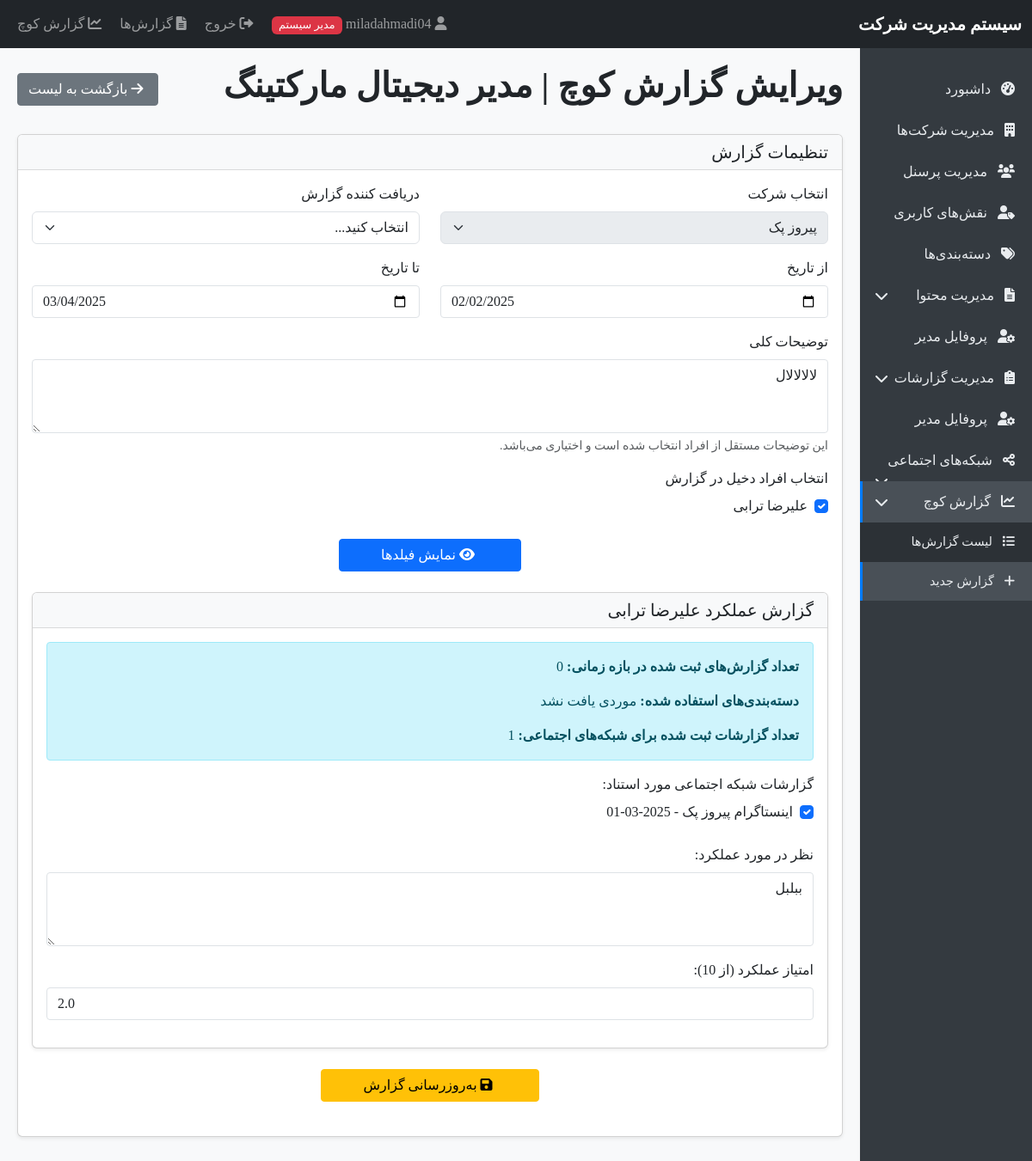
The app's page /coach_report.php?edit=34 (signed in) with its own data.
### tables this page shows
CREATE TABLE `coach_reports` (
  `id` int(11) NOT NULL,
  `coach_id` int(11) NOT NULL,
  `personnel_id` int(11) NOT NULL,
  `receiver_id` int(11) NOT NULL,
  `company_id` int(11) NOT NULL,
  `report_date` date NOT NULL,
  `date_from` date NOT NULL,
  `date_to` date NOT NULL,
  `team_name` varchar(100) DEFAULT NULL,
  `general_comments` text DEFAULT NULL,
  `coach_comment` text DEFAULT NULL,
  `coach_score` decimal(3,1) DEFAULT NULL,
  `statistics_json` longtext DEFAULT NULL CHECK (json_valid(`statistics_json`)),
  `created_at` timestamp NOT NULL DEFAULT current_timestamp()
);

CREATE TABLE `companies` (
  `id` int(11) NOT NULL,
  `name` varchar(100) NOT NULL,
  `is_active` tinyint(1) DEFAULT 1,
  `created_at` timestamp NOT NULL DEFAULT current_timestamp()
);

CREATE TABLE `personnel` (
  `id` int(11) NOT NULL,
  `user_id` int(11) NOT NULL,
  `company_id` int(11) NOT NULL,
  `role_id` int(11) NOT NULL,
  `first_name` varchar(50) NOT NULL,
  `last_name` varchar(50) NOT NULL,
  `gender` enum('male','female') NOT NULL DEFAULT 'male',
  `email` varchar(100) NOT NULL,
  `mobile` varchar(20) NOT NULL,
  `username` varchar(50) NOT NULL,
  `password` varchar(255) NOT NULL,
  `position` varchar(100) DEFAULT NULL,
  `is_active` tinyint(1) DEFAULT 1,
  `created_at` timestamp NOT NULL DEFAULT current_timestamp()
);

CREATE TABLE `monthly_reports` (
  `id` int(11) NOT NULL,
  `page_id` int(11) NOT NULL,
  `creator_id` int(11) DEFAULT NULL,
  `report_date` date NOT NULL,
  `created_at` timestamp NOT NULL DEFAULT current_timestamp()
);

CREATE TABLE `social_pages` (
  `id` int(11) NOT NULL,
  `company_id` int(11) NOT NULL,
  `social_network_id` int(11) NOT NULL,
  `page_name` varchar(100) NOT NULL,
  `page_url` varchar(255) NOT NULL,
  `start_date` date NOT NULL,
  `created_at` timestamp NOT NULL DEFAULT current_timestamp()
);

CREATE TABLE `coach_report_personnel` (
  `id` int(11) NOT NULL,
  `coach_report_id` int(11) NOT NULL,
  `personnel_id` int(11) NOT NULL,
  `coach_comment` text DEFAULT NULL,
  `coach_score` decimal(3,1) DEFAULT NULL,
  `statistics_json` longtext DEFAULT NULL CHECK (json_valid(`statistics_json`)),
  `created_at` timestamp NOT NULL DEFAULT current_timestamp()
);

### coach_report.php (the view, shortened to what the rows shown need)
<?php
require_once 'database.php';
$selectedPersonnel = [];
$dateFrom = isset($_POST['date_from']) ? clean($_POST['date_from']) : date('Y-m-d', strtotime('-30 days'));
$dateTo = isset($_POST['date_to']) ? clean($_POST['date_to']) : date('Y-m-d');
$selectedCompany = isset($_POST['company_id']) ? clean($_POST['company_id']) : '';
$generalComments = isset($_POST['general_comments']) ? clean($_POST['general_comments']) : '';
$isEdit = false;
$editReport = null;
$editId = isset($_GET['edit']) && is_numeric($_GET['edit']) ? (int)$_GET['edit'] : null;
if ($editId) {
    $stmt = $pdo->prepare("SELECT * FROM coach_reports WHERE id = ?");
    $stmt->execute([$editId]);
    $editReport = $stmt->fetch();
    if ($editReport) {
        $isEdit = true;
        $dateFrom = $editReport['date_from'];
        $dateTo = $editReport['date_to'];
        $generalComments = $editReport['general_comments'];
        $stmt = $pdo->prepare("SELECT personnel_id FROM coach_report_personnel WHERE coach_report_id = ?");
        $stmt->execute([$editId]);
        $selectedPersonnel = $stmt->fetchAll(PDO::FETCH_COLUMN);
        $stmt = $pdo->prepare("SELECT social_report_id FROM coach_report_social_reports WHERE coach_report_id = ?");
        $stmt->execute([$editId]);
        $linkedReports = $stmt->fetchAll(PDO::FETCH_COLUMN);
        $personnelData = [];
        foreach ($selectedPersonnel as $personnelId) {
            $stmt = $pdo->prepare("SELECT coach_comment, coach_score FROM coach_report_personnel WHERE coach_report_id = ? AND personnel_id = ?");
            $stmt->execute([$editId, $personnelId]);
            $data = $stmt->fetch();
            if ($data) {
                $personnelData[$personnelId] = [
                    'coach_comment' => $data['coach_comment'],
                    'coach_score' => $data['coach_score']
                ];
            } else if ($personnelId == $editReport['personnel_id']) {
                $personnelData[$personnelId] = [
                    'coach_comment' => $editReport['coach_comment'],
                    'coach_score' => $editReport['coach_score']
                ];
            }
        }
    }
}
if (isAdmin() || (isset($_SESSION['username']) && $_SESSION['username'] == 'میلاد احمدی')) {
    if (!$isEdit) {
        $stmt = $pdo->query("SELECT id FROM companies LIMIT 1");
        $company = $stmt->fetch();
        $_SESSION['company_id'] = $company['id'];
        if ($selectedCompany) {
            $_SESSION['company_id'] = $selectedCompany;
        }
    } else {
        $selectedCompany = $editReport['company_id'];
    }
} else {
    $stmt = $pdo->prepare("SELECT company_id FROM personnel WHERE id = ?");
    $stmt->execute([$_SESSION['user_id']]);
    $user = $stmt->fetch();
    $_SESSION['company_id'] = $user['company_id'];
    $selectedCompany = $user['company_id'];
}
$stmt = $pdo->query("SELECT id, name FROM companies WHERE is_active = 1 ORDER BY name");
$companies = $stmt->fetchAll();
if (!empty($selectedCompany)) {
    $stmt = $pdo->prepare("SELECT p.*, CONCAT(p.first_name, ' ', p.last_name) as full_title
                        FROM personnel p
                        WHERE p.company_id = ? AND p.is_active = 1
                        ORDER BY p.first_name, p.last_name");
    $stmt->execute([$selectedCompany]);
    $personnel = $stmt->fetchAll();
} else {
    $personnel = [];
}
include 'header.php';
?>
<div class="d-flex justify-content-between align-items-center mb-4">
    <h1><?php echo $isEdit ? 'ویرایش گزارش کوچ | مدیر دیجیتال مارکتینگ' : 'گزارش کوچ | مدیر دیجیتال مارکتینگ'; ?></h1>
</div>
<div class="card">
    <div class="card-body">
        <form method="POST" action="">
            <div class="row mb-3">
                <div class="col-md-6">
                    <label for="company_id" class="form-label">انتخاب شرکت</label>
                    <select class="form-select" id="company_id" name="company_id" required onchange="updateReceivers(); this.form.submit();" <?php echo $isEdit ? 'disabled' : ''; ?>>
                        <?php foreach ($companies as $company): ?>
                            <option value="<?php echo $company['id']; ?>" <?php echo ($selectedCompany == $company['id']) ? 'selected' : ''; ?>>
                                <?php echo $company['name']; ?>
                            </option>
                        <?php endforeach; ?>
                    </select>
                </div>
            </div>
            <div class="row mb-3">
                <div class="col-md-6">
                    <label for="date_from" class="form-label">از تاریخ</label>
                    <input type="date" class="form-control" id="date_from" name="date_from" value="<?php echo $dateFrom; ?>" required>
                </div>
                <div class="col-md-6">
                    <label for="date_to" class="form-label">تا تاریخ</label>
                    <input type="date" class="form-control" id="date_to" name="date_to" value="<?php echo $dateTo; ?>" required>
                </div>
            </div>
            <div class="mb-3">
                <label for="general_comments" class="form-label">توضیحات کلی</label>
                <textarea class="form-control" id="general_comments" name="general_comments" rows="3"><?php echo $generalComments; ?></textarea>
                <div class="form-text">این توضیحات مستقل از افراد انتخاب شده است و اختیاری می‌باشد.</div>
            </div>
            <div class="mb-3">
                <div class="row">
                    <?php if (empty($personnel)): ?>
                        <div class="col-12">
                            <div class="alert alert-info">
                                ابتدا شرکت را انتخاب کنید تا لیست افراد نمایش داده شود.
                            </div>
                        </div>
                    <?php else: ?>
                        <?php foreach ($personnel as $person): ?>
                            <div class="col-md-4 mb-2">
                                <div class="form-check">
                                    <input class="form-check-input" type="checkbox" name="personnel[]"
                                        value="<?php echo $person['id']; ?>"
                                        id="person_<?php echo $person['id']; ?>"
                                        <?php echo in_array($person['id'], $selectedPersonnel) ? 'checked' : ''; ?>>
                                    <label class="form-check-label" for="person_<?php echo $person['id']; ?>">
                                        <?php echo $person['full_title']; ?>
                                    </label>
                                </div>
                            </div>
                        <?php endforeach; ?>
                    <?php endif; ?>
                </div>
            </div>
            <?php if (!empty($selectedPersonnel)): ?>
                <?php foreach ($selectedPersonnel as $personnelId): ?>
                    <?php
                        $stmt = $pdo->prepare("SELECT p.*, CONCAT(p.first_name, ' ', p.last_name) as full_title
                                             FROM personnel p WHERE p.id = ?");
                        $stmt->execute([$personnelId]);
                        $person = $stmt->fetch();
                        $stmt = $pdo->prepare("SELECT COUNT(*) as report_count FROM reports
                                             WHERE personnel_id = ? AND report_date BETWEEN ? AND ?");
                        $stmt->execute([$personnelId, $dateFrom, $dateTo]);
                        $reportCount = $stmt->fetch()['report_count'];
                        $stmt = $pdo->prepare("SELECT DISTINCT c.name
                                             FROM categories c
                                             JOIN report_item_categories ric ON c.id = ric.category_id
                                             JOIN report_items ri ON ric.item_id = ri.id
                                             JOIN reports r ON ri.report_id = r.id
                                             WHERE r.personnel_id = ? AND r.report_date BETWEEN ? AND ?");
                        $stmt->execute([$personnelId, $dateFrom, $dateTo]);
                        $categories = $stmt->fetchAll(PDO::FETCH_COLUMN);
                        $stmt = $pdo->prepare("SELECT COUNT(*) as social_report_count
                                             FROM monthly_reports mr
                                             JOIN social_pages sp ON mr.page_id = sp.id
                                             WHERE sp.company_id = ? AND mr.report_date BETWEEN ? AND ?");
                        $stmt->execute([$selectedCompany, $dateFrom, $dateTo]);
                        $socialReportCount = $stmt->fetch()['social_report_count'];
                        $stmt = $pdo->prepare("SELECT mr.id, mr.report_date, sp.page_name
                                             FROM monthly_reports mr
                                             JOIN social_pages sp ON mr.page_id = sp.id
                                             WHERE sp.company_id = ? AND mr.report_date BETWEEN ? AND ?");
                        $stmt->execute([$selectedCompany, $dateFrom, $dateTo]);
                        $socialReports = $stmt->fetchAll();
                        $coachComment = '';
                        $coachScore = '';
                        if ($isEdit && isset($personnelData[$personnelId])) {
                            $coachComment = $personnelData[$personnelId]['coach_comment'];
                            $coachScore = $personnelData[$personnelId]['coach_score'];
                        }
                    ?>
                    <div class="card mt-4">
                        <div class="card-header bg-light">
                            <h5 class="mb-0">گزارش عملکرد <?php echo $person['full_title']; ?></h5>
                        </div>
                        <div class="card-body">
                            <div class="alert alert-info">
                                <p><strong>تعداد گزارش‌های ثبت شده در بازه زمانی:</strong> <?php echo $reportCount; ?></p>
                                <p><strong>دسته‌بندی‌های استفاده شده:</strong>
                                    <?php echo empty($categories) ? 'موردی یافت نشد' : implode('، ', $categories); ?>
                                </p>
                                <p class="mb-0"><strong>تعداد گزارشات ثبت شده برای شبکه‌های اجتماعی:</strong> <?php echo $socialReportCount; ?></p>
                            </div>
                            <div class="mb-3">
                                <label class="form-label">گزارشات شبکه اجتماعی مورد استناد:</label>
                                <div class="row">
                                    <?php foreach ($socialReports as $report): ?>
                                        <div class="col-md-4 mb-2">
                                            <div class="form-check">
                                                <input class="form-check-input" type="checkbox"
                                                       name="social_reports[<?php echo $personnelId; ?>][]"
                                                       value="<?php echo $report['id']; ?>"
                                                       id="report_<?php echo $personnelId; ?>_<?php echo $report['id']; ?>"
                                                       <?php echo $isEdit && in_array($report['id'], $linkedReports) ? 'checked' : ''; ?>>
                                                <label class="form-check-label" for="report_<?php echo $personnelId; ?>_<?php echo $report['id']; ?>">
                                                    <?php echo $report['page_name']; ?> - <?php echo $report['report_date']; ?>
                                                </label>
                                            </div>
                                        </div>
                                    <?php endforeach; ?>
                                </div>
                            </div>
                            <div class="mb-3">
                                <label for="coach_comment_<?php echo $personnelId; ?>" class="form-label">نظر در مورد عملکرد:</label>
                                <textarea class="form-control" id="coach_comment_<?php echo $personnelId; ?>"
                                          name="coach_comment[<?php echo $personnelId; ?>]" rows="3"><?php echo $coachComment; ?></textarea>
                            </div>
                            <div class="mb-3">
                                <label for="coach_score_<?php echo $personnelId; ?>" class="form-label">امتیاز عملکرد (از 10):</label>
                                <input type="number" class="form-control" id="coach_score_<?php echo $personnelId; ?>"
                                       name="coach_score[<?php echo $personnelId; ?>]" min="0" max="10" step="0.1"
                                       value="<?php echo $coachScore; ?>">
                            </div>
                        </div>
                    </div>
                <?php endforeach; ?>
            <?php endif; ?>
        </form>
    </div>
</div>
<?php include 'footer.php'; ?>

### records on screen
coach_reports: company_id "پیروز پک", date_from "02/02/2025", date_to "03/04/2025", general_comments "لالالالال"
personnel: id "☑", full_title "علیرضا ترابی"
monthly_reports: id "☑", social_pages.page_name "اینستاگرام پیروز پک", report_date "2025-03-01"
coach_report_personnel: coach_comment "ببلبل", coach_score "2.0"

### other values on screen
$_SESSION['username'] "miladahmadi04"
$person['full_title'] "علیرضا ترابی"
$reportCount "0"
$socialReportCount "1"
